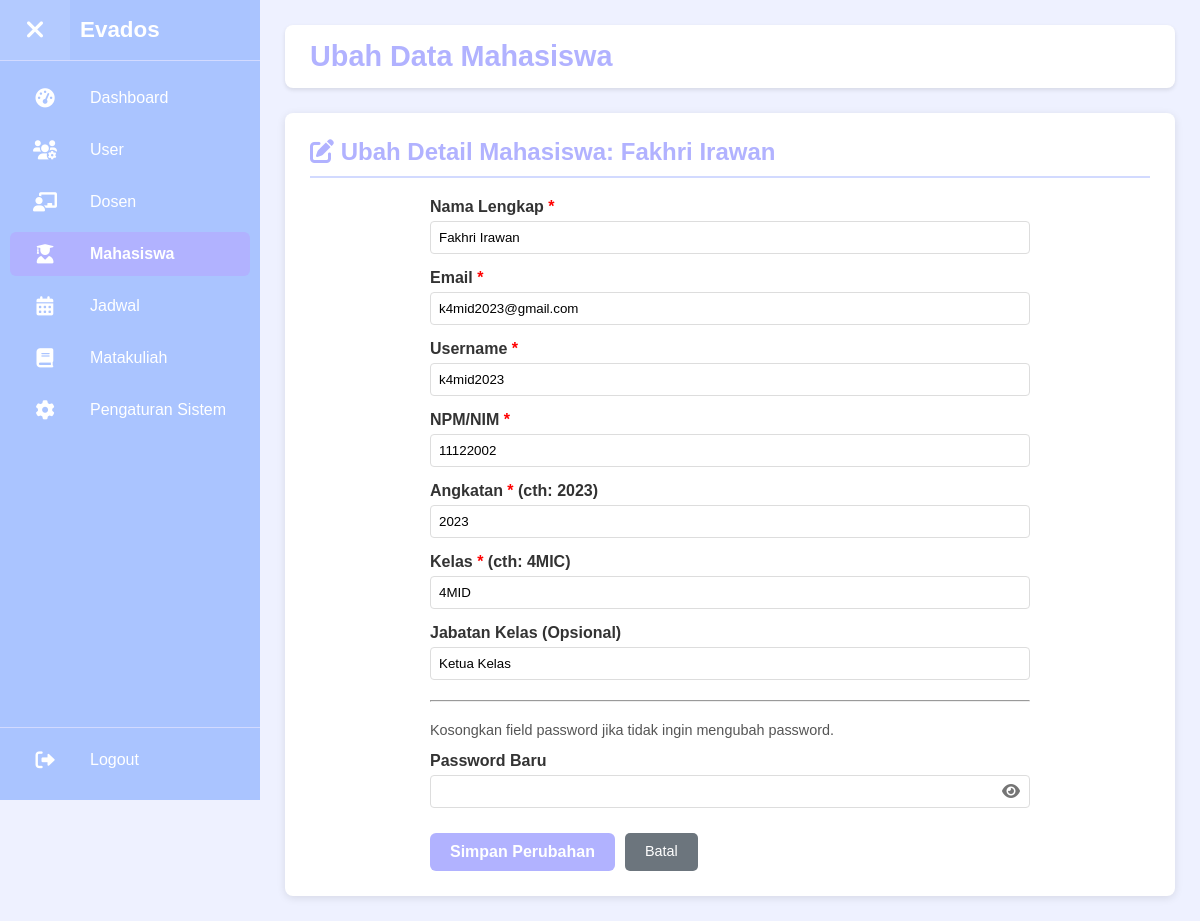
/admin_edit_mahasiswa.php?user_id=2 (signed in), run on an earlier commit of the app's database.
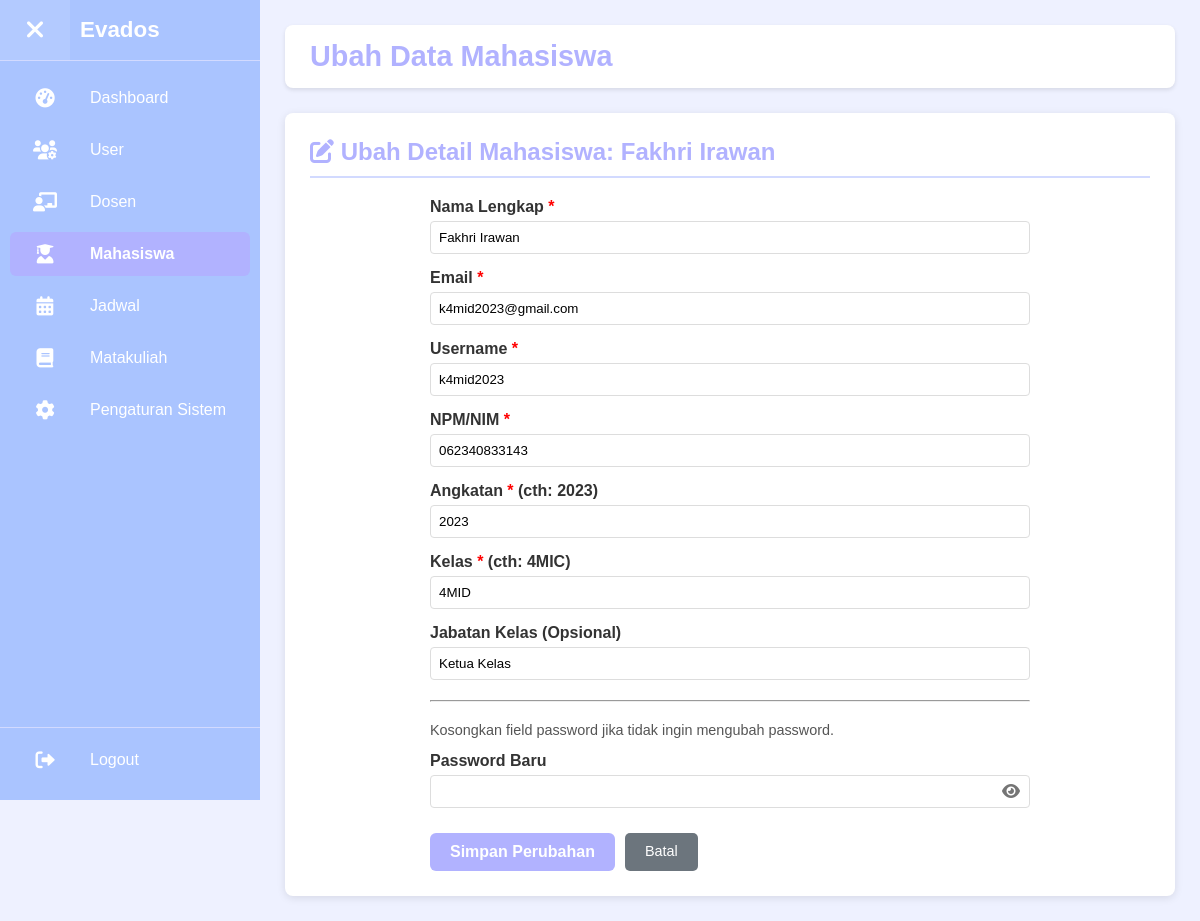
And on a later commit of the database.
### tables this page shows
CREATE TABLE `mahasiswa` (
  `user_id` int(11) NOT NULL,
  `npm` varchar(30) NOT NULL,
  `angkatan` varchar(4) DEFAULT NULL,
  `jabatan_kelas` varchar(50) DEFAULT NULL,
  `kelas` varchar(20) NOT NULL
);

### admin_edit_mahasiswa.php (the view, shortened to what the changed rows need)
<?php
require_once 'config/db.php';
$page_title = "Tambah Mahasiswa Baru";
$mahasiswa_data = [
    'user_id' => null,
    'full_name' => '',
    'email' => '',
    'username' => '',
    'npm' => '',
    'angkatan' => '',
    'kelas' => '',
    'jabatan_kelas' => ''
];
$is_editing = false;
$form_action_url = 'admin_edit_mahasiswa.php?action=add';
if (isset($_GET['user_id']) && is_numeric($_GET['user_id'])) {
    $user_id_to_edit = intval($_GET['user_id']);
    $page_title = "Ubah Data Mahasiswa";
    $is_editing = true;
    $form_action_url = 'admin_edit_mahasiswa.php?user_id=' . $user_id_to_edit;
    $stmt_fetch = $conn->prepare("SELECT au.user_id, au.full_name, au.email, au.username, m.npm, m.angkatan, m.kelas, m.jabatan_kelas
                                  FROM Auth_Users au
                                  JOIN Mahasiswa m ON au.user_id = m.user_id
                                  WHERE au.user_id = ? AND au.role = 'mahasiswa'");
    if ($stmt_fetch) {
        $stmt_fetch->bind_param("i", $user_id_to_edit);
        $stmt_fetch->execute();
        $result_fetch = $stmt_fetch->get_result();
        if ($result_fetch->num_rows == 1) {
            $db_data = $result_fetch->fetch_assoc();
            $mahasiswa_data = array_merge($mahasiswa_data, $db_data);
        } else {
            $_SESSION['error_message_mhs_manage'] = "Data mahasiswa tidak ditemukan atau bukan mahasiswa.";
            header("Location: admin_manage_mahasiswa.php");
            exit();
        }
    } else {
        $error_message = "Gagal mengambil data mahasiswa: " . $conn->error;
        $mahasiswa_data = null;
    }
} elseif (isset($_GET['action']) && $_GET['action'] == 'add') {
} else {
    $_SESSION['error_message_mhs_manage'] = "Aksi tidak valid atau ID Mahasiswa tidak disediakan.";
    header("Location: admin_manage_mahasiswa.php");
    exit();
}
?>
<!DOCTYPE html>
<html lang="id">
<head>
    <link rel="stylesheet" href="css/style.css">
    <link rel="stylesheet" href="https://cdnjs.cloudflare.com/ajax/libs/font-awesome/6.0.0-beta3/css/all.min.css">
</head>
<body>
    <div class="mahasiswa-layout">
        <main class="main-content" id="mainContent">
            <header class="header">
                <h1><?php echo htmlspecialchars($page_title); ?></h1>
            </header>
            <?php if ($mahasiswa_data !== null || (isset($_GET['action']) && $_GET['action'] == 'add')): ?>
                <section class="content-card">
                    <h2><i class="fas <?php echo $is_editing ? 'fa-edit' : 'fa-user-plus'; ?>"></i>
                        <?php echo $is_editing ? "Ubah Detail Mahasiswa: " . htmlspecialchars($mahasiswa_data['full_name'] ?? 'Mahasiswa') : "Tambah Mahasiswa Baru"; ?>
                    </h2>
                    <form action="<?php echo htmlspecialchars($form_action_url); ?>" method="POST" class="form-container"
                        style="max-width: 600px;">
                        <div class="input-group">
                            <label for="full_name">Nama Lengkap <span style="color:red;">*</span></label>
                            <input type="text" id="full_name" name="full_name" required
                                value="<?php echo htmlspecialchars($mahasiswa_data['full_name'] ?? ''); ?>">
                        </div>
                        <div class="input-group">
                            <label for="email">Email <span style="color:red;">*</span></label>
                            <input type="email" id="email" name="email" required
                                value="<?php echo htmlspecialchars($mahasiswa_data['email'] ?? ''); ?>">
                        </div>
                        <div class="input-group">
                            <label for="username">Username <span style="color:red;">*</span></label>
                            <input type="text" id="username" name="username" required
                                value="<?php echo htmlspecialchars($mahasiswa_data['username'] ?? ''); ?>">
                        </div>
                        <div class="input-group">
                            <label for="npm">NPM/NIM <span style="color:red;">*</span></label>
                            <input type="text" id="npm" name="npm" required
                                value="<?php echo htmlspecialchars($mahasiswa_data['npm'] ?? ''); ?>">
                        </div>
                        <div class="input-group">
                            <label for="angkatan">Angkatan <span style="color:red;">*</span> (cth: 2023)</label>
                            <input type="text" id="angkatan" name="angkatan" pattern="\d{4}" required
                                value="<?php echo htmlspecialchars($mahasiswa_data['angkatan'] ?? ''); ?>">
                        </div>
                        <div class="input-group">
                            <label for="kelas">Kelas <span style="color:red;">*</span> (cth: 4MIC)</label>
                            <input type="text" id="kelas" name="kelas" required
                                value="<?php echo htmlspecialchars($mahasiswa_data['kelas'] ?? ''); ?>">
                        </div>
                        <div class="input-group">
                            <label for="jabatan_kelas">Jabatan Kelas (Opsional)</label>
                            <input type="text" id="jabatan_kelas" name="jabatan_kelas"
                                value="<?php echo htmlspecialchars($mahasiswa_data['jabatan_kelas'] ?? ''); ?>">
                        </div>
                        <hr style="margin: 20px 0;">
                        <p style="font-size:0.9em; color:#555;">
                            <?php if ($is_editing): ?>Kosongkan field password jika tidak ingin mengubah password.
                            <?php else: ?>Password wajib diisi untuk mahasiswa baru (min. 6 karakter).<?php endif; ?>
                        </p>
                        <div class="input-group">
                            <label for="password_mhs">Password <?php echo $is_editing ? 'Baru' : ''; ?></label>
                            <div class="password-wrapper">
                                <input type="password" id="password_mhs" name="password" <?php echo !$is_editing ? 'required' : ''; ?>>
                                <span class="toggle-password" id="toggle_password_mhs">
                                    <i class="fas fa-eye"></i>
                                </span>
                            </div>
                        </div>
                        <div class="form-actions">
                            <button type="submit" name="<?php echo $is_editing ? 'update_mahasiswa' : 'add_mahasiswa'; ?>"
                                class="btn-login" style="width:auto; padding: 10px 20px;">
                                <?php echo $is_editing ? 'Simpan Perubahan' : 'Tambah Mahasiswa'; ?>
                            </button>
                            <a href="admin_manage_mahasiswa.php" class="btn-penilaian"
                                style="background-color: #6c757d; color:white; text-decoration:none; padding: 10px 20px;">Batal</a>
                        </div>
                    </form>
                </section>
            <?php endif; ?>
        </main>
    </div>
</body>
</html>

What changed in the data, as far as the page shows it:
changed mahasiswa "4MID": npm "11122002" → "062340833143"
